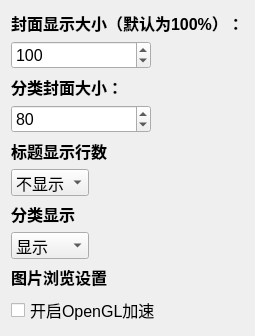
          <widget class="QFrame" name="frame_14">
           <property name="font">
            <font>
             <pointsize>12</pointsize>
            </font>
           </property>
           <property name="styleSheet">
            <string notr="true"/>
           </property>
           <layout class="QVBoxLayout" name="verticalLayout_17">
            <item>
             <widget class="QLabel" name="label_2">
              <property name="font">
               <font>
                <pointsize>12</pointsize>
                <bold>true</bold>
               </font>
              </property>
              <property name="text">
               <string>封面显示大小（默认为100%）：</string>
              </property>
             </widget>
            </item>
            <item>
             <layout class="QHBoxLayout" name="horizontalLayout_15">
              <item>
               <widget class="WheelSpinBox" name="coverSize">
                <property name="minimumSize">
                 <size>
                  <width>140</width>
                  <height>0</height>
                 </size>
                </property>
                <property name="minimum">
                 <number>50</number>
                </property>
                <property name="maximum">
                 <number>250</number>
                </property>
                <property name="singleStep">
                 <number>10</number>
                </property>
                <property name="value">
                 <number>100</number>
                </property>
               </widget>
              </item>
              <item>
               <spacer name="horizontalSpacer_13">
                <property name="orientation">
                 <enum>Qt::Horizontal</enum>
                </property>
                <property name="sizeHint" stdset="0">
                 <size>
                  <width>40</width>
                  <height>20</height>
                 </size>
                </property>
               </spacer>
              </item>
             </layout>
            </item>
            <item>
             <widget class="QLabel" name="label_29">
              <property name="font">
               <font>
                <pointsize>12</pointsize>
                <bold>true</bold>
               </font>
              </property>
              <property name="text">
               <string>分类封面大小：</string>
              </property>
             </widget>
            </item>
            <item>
             <layout class="QHBoxLayout" name="horizontalLayout_22">
              <item>
               <widget class="WheelSpinBox" name="categorySize">
                <property name="minimumSize">
                 <size>
                  <width>140</width>
                  <height>0</height>
                 </size>
                </property>
                <property name="minimum">
                 <number>30</number>
                </property>
                <property name="maximum">
                 <number>250</number>
                </property>
                <property name="singleStep">
                 <number>10</number>
                </property>
                <property name="value">
                 <number>80</number>
                </property>
               </widget>
              </item>
              <item>
               <spacer name="horizontalSpacer_21">
                <property name="orientation">
                 <enum>Qt::Horizontal</enum>
                </property>
                <property name="sizeHint" stdset="0">
                 <size>
                  <width>40</width>
                  <height>20</height>
                 </size>
                </property>
               </spacer>
              </item>
             </layout>
            </item>
            <item>
             <widget class="QLabel" name="label_40">
              <property name="font">
               <font>
                <pointsize>12</pointsize>
                <bold>true</bold>
               </font>
              </property>
              <property name="text">
               <string>标题显示行数</string>
              </property>
             </widget>
            </item>
            <item>
             <layout class="QHBoxLayout" name="horizontalLayout_30">
              <item>
               <widget class="WheelComboBox" name="titleLineBox">
                <item>
                 <property name="text">
                  <string>不显示</string>
                 </property>
                </item>
                <item>
                 <property name="text">
                  <string>1行</string>
                 </property>
                </item>
                <item>
                 <property name="text">
                  <string>2行</string>
                 </property>
                </item>
                <item>
                 <property name="text">
                  <string>3行</string>
                 </property>
                </item>
                <item>
                 <property name="text">
                  <string>全部</string>
                 </property>
                </item>
               </widget>
              </item>
              <item>
               <spacer name="horizontalSpacer_28">
                <property name="orientation">
                 <enum>Qt::Horizontal</enum>
                </property>
                <property name="sizeHint" stdset="0">
                 <size>
                  <width>40</width>
                  <height>20</height>
                 </size>
                </property>
               </spacer>
              </item>
             </layout>
            </item>
            <item>
             <widget class="QLabel" name="label_41">
              <property name="font">
               <font>
                <pointsize>12</pointsize>
                <bold>true</bold>
               </font>
              </property>
              <property name="text">
               <string>分类显示</string>
              </property>
             </widget>
            </item>
            <item>
             <layout class="QHBoxLayout" name="horizontalLayout_31">
              <item>
               <widget class="WheelComboBox" name="categoryBox">
                <item>
                 <property name="text">
                  <string>显示</string>
                 </property>
                </item>
                <item>
                 <property name="text">
                  <string>不显示</string>
                 </property>
                </item>
               </widget>
              </item>
              <item>
               <spacer name="horizontalSpacer_29">
                <property name="orientation">
                 <enum>Qt::Horizontal</enum>
                </property>
                <property name="sizeHint" stdset="0">
                 <size>
                  <width>40</width>
                  <height>20</height>
                 </size>
                </property>
               </spacer>
              </item>
             </layout>
            </item>
            <item>
             <widget class="QLabel" name="label_42">
              <property name="font">
               <font>
                <pointsize>12</pointsize>
                <bold>true</bold>
               </font>
              </property>
              <property name="text">
               <string>图片浏览设置</string>
              </property>
             </widget>
            </item>
            <item>
             <widget class="QCheckBox" name="openglBox">
              <property name="text">
               <string>开启OpenGL加速</string>
              </property>
             </widget>
            </item>
           </layout>
          </widget>
